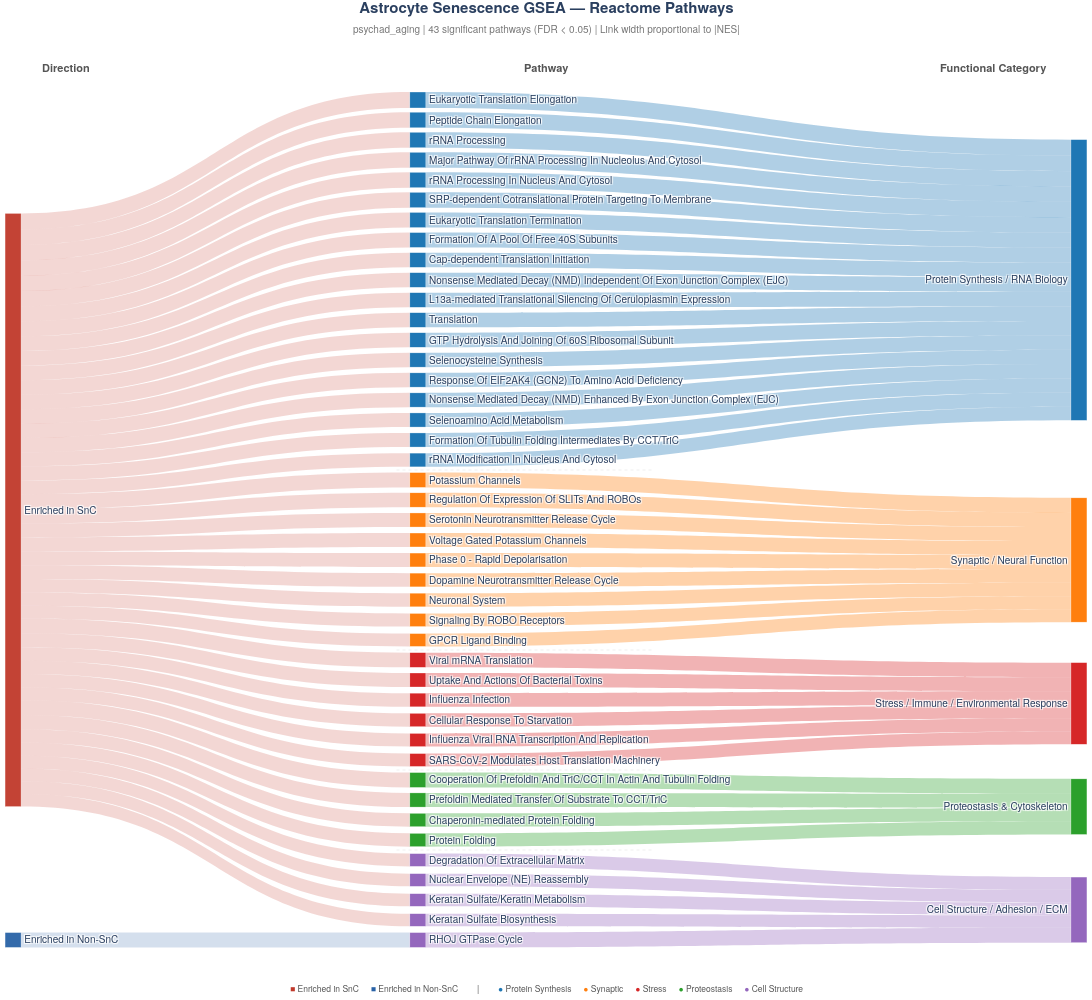

Notebook cell for this chart:
### Code cell
# ============================================================
# Step 4d: Sankey — REFINED v4 — Full pathway names
# ============================================================
import plotly.graph_objects as go
import numpy as np
import os

# --- Prepare data ---
df = sig_reactome.copy()
df['Pathway'] = df['Term'].str.replace(r'\s*R-HSA-\d+', '', regex=True)
df['Direction'] = np.where(df['NES'] > 0, 'Enriched in SnC', 'Enriched in Non-SnC')
df['NES_abs'] = df['NES'].abs()

# NO truncation — full names
df['Pathway_short'] = df['Pathway']

# --- Colors ---
cat_colors = {
    'Protein Synthesis / RNA Biology':          'rgba(31, 119, 180, 0.85)',
    'Synaptic / Neural Function':               'rgba(255, 127, 14, 0.85)',
    'Stress / Immune / Environmental Response':  'rgba(214, 39, 40, 0.85)',
    'Proteostasis & Cytoskeleton':              'rgba(44, 160, 44, 0.85)',
    'Cell Structure / Adhesion / ECM':          'rgba(148, 103, 189, 0.85)',
}
cat_colors_solid = {k: v.replace('0.85', '1.0') for k, v in cat_colors.items()}
cat_link_colors  = {k: v.replace('0.85', '0.35') for k, v in cat_colors.items()}

dir_colors = {
    'Enriched in SnC':     'rgba(192, 57, 43, 0.95)',
    'Enriched in Non-SnC': 'rgba(41, 98, 166, 0.95)',
}
dir_link_colors = {
    'Enriched in SnC':     'rgba(192, 57, 43, 0.20)',
    'Enriched in Non-SnC': 'rgba(41, 98, 166, 0.20)',
}

# --- Order pathways by category then NES ---
cat_order = [
    'Protein Synthesis / RNA Biology',
    'Synaptic / Neural Function',
    'Stress / Immune / Environmental Response',
    'Proteostasis & Cytoskeleton',
    'Cell Structure / Adhesion / ECM',
]

ordered_rows = []
for cat in cat_order:
    cat_df = df[df['Category'] == cat].sort_values('NES', ascending=False)
    ordered_rows.append(cat_df)
df_sorted = pd.concat(ordered_rows)

pathways_ordered = df_sorted['Pathway_short'].tolist()
n_pw = len(pathways_ordered)

directions = ['Enriched in SnC']
if (df['NES'] < 0).any():
    directions.append('Enriched in Non-SnC')

categories = [c for c in cat_order if c in df['Category'].values]
n_cats = len(categories)

all_nodes = directions + pathways_ordered + categories
node_idx = {name: i for i, name in enumerate(all_nodes)}

# --- Fixed positions ---
X_DIR = 0.001
X_PW  = 0.38
X_CAT = 0.999

node_x, node_y = [], []

snc_indices = [i for i, (_, row) in enumerate(df_sorted.iterrows()) if row['NES'] > 0]
nonsnc_indices = [i for i, (_, row) in enumerate(df_sorted.iterrows()) if row['NES'] < 0]

if 'Enriched in SnC' in directions:
    node_x.append(X_DIR)
    mid = np.mean(snc_indices) if snc_indices else 0.5 * n_pw
    node_y.append((mid + 0.5) / n_pw)

if 'Enriched in Non-SnC' in directions:
    node_x.append(X_DIR)
    mid = np.mean(nonsnc_indices) if nonsnc_indices else 0.5 * n_pw
    node_y.append((mid + 0.5) / n_pw)

for i in range(n_pw):
    node_x.append(X_PW)
    node_y.append((i + 0.5) / n_pw)

# Category nodes — center of mass with minimum gap enforcement
cat_centers = {}
for cat in categories:
    pw_idx = [i for i, (_, row) in enumerate(df_sorted.iterrows()) if row['Category'] == cat]
    cat_centers[cat] = (np.mean(pw_idx) + 0.5) / n_pw if pw_idx else 0.5

cat_y_positions = [cat_centers[c] for c in categories]

MIN_GAP = 0.12
for _ in range(10):
    adjusted = False
    for i in range(1, len(cat_y_positions)):
        gap = cat_y_positions[i] - cat_y_positions[i-1]
        if gap < MIN_GAP:
            shift = (MIN_GAP - gap) / 2
            cat_y_positions[i-1] -= shift
            cat_y_positions[i] += shift
            adjusted = True
    cat_y_positions = [max(0.02, min(0.98, y)) for y in cat_y_positions]
    if not adjusted:
        break

for i, cat in enumerate(categories):
    node_x.append(X_CAT)
    node_y.append(cat_y_positions[i])

# --- Build links ---
sources, targets, values, link_colors = [], [], [], []

for _, row in df_sorted.iterrows():
    nes = row['NES_abs']
    cat = row['Category']
    pw = row['Pathway_short']
    direction = row['Direction']

    sources.append(node_idx[direction])
    targets.append(node_idx[pw])
    values.append(nes)
    link_colors.append(dir_link_colors[direction])

    sources.append(node_idx[pw])
    targets.append(node_idx[cat])
    values.append(nes)
    link_colors.append(cat_link_colors[cat])

# --- Node colors ---
node_colors = []
for n in all_nodes:
    if n in dir_colors:
        node_colors.append(dir_colors[n])
    elif n in cat_colors_solid:
        node_colors.append(cat_colors_solid[n])
    else:
        match = df_sorted[df_sorted['Pathway_short'] == n]
        if len(match) > 0:
            node_colors.append(cat_colors_solid[match.iloc[0]['Category']])
        else:
            node_colors.append('rgba(150,150,150,0.8)')

# --- Figure ---
fig = go.Figure(data=[go.Sankey(
    arrangement='fixed',
    node=dict(
        pad=6,
        thickness=16,
        line=dict(color='rgba(255,255,255,0.6)', width=0.5),
        label=all_nodes,
        color=node_colors,
        x=node_x,
        y=node_y,
    ),
    link=dict(
        source=sources,
        target=targets,
        value=values,
        color=link_colors,
    )
)])

fig.update_layout(
    font=dict(size=10, family='Helvetica Neue, Helvetica, Arial, sans-serif'),
    width=1250,
    height=1000,
    paper_bgcolor='white',
    plot_bgcolor='white',
    margin=dict(l=12, r=12, t=90, b=50),
)

# Title
fig.add_annotation(
    x=0.5, y=1.06, xref='paper', yref='paper',
    text=(f'<b>Astrocyte Senescence GSEA — Reactome Pathways</b><br>'
          f'<span style="font-size:10px; color:#777">{DATASET} | '
          f'43 significant pathways (FDR < {FDR_THRESHOLD}) | Link width proportional to |NES|</span>'),
    showarrow=False, font=dict(size=15), xanchor='center', yanchor='bottom'
)

# Column headers
for xp, lab in zip(
    [X_DIR + 0.05, X_PW + 0.12, X_CAT - 0.08],
    ['<b>Direction</b>', '<b>Pathway</b>', '<b>Functional Category</b>']
):
    fig.add_annotation(
        x=xp, y=1.015, xref='paper', yref='paper',
        text=lab, showarrow=False,
        font=dict(size=11, color='#555', family='Helvetica Neue, Helvetica, Arial, sans-serif'),
        xanchor='center', yanchor='bottom'
    )

# Category group separators
pw_cat_list = df_sorted['Category'].tolist()
prev_cat = None
for i, cat in enumerate(pw_cat_list):
    if cat != prev_cat and prev_cat is not None:
        y_pos = 1 - (i / n_pw)
        fig.add_shape(
            type='line',
            x0=X_PW - 0.02, x1=X_PW + 0.22,
            y0=y_pos, y1=y_pos,
            xref='paper', yref='paper',
            line=dict(color='rgba(160,160,160,0.35)', width=0.5, dash='dot')
        )
    prev_cat = cat

# Legend
legend_parts = [
    f'<span style="color:rgb(192,57,43)">■</span> Enriched in SnC',
    f'<span style="color:rgb(41,98,166)">■</span> Enriched in Non-SnC',
    '   |   ',
]
for cat in categories:
    rgb = cat_colors_solid[cat].replace('rgba', 'rgb').rsplit(',', 1)[0] + ')'
    short_name = cat.split('/')[0].strip() if '/' in cat else cat.split('&')[0].strip()
    legend_parts.append(f'<span style="color:{rgb}">●</span> {short_name}')

fig.add_annotation(
    x=0.5, y=-0.035, xref='paper', yref='paper',
    text='     '.join(legend_parts), showarrow=False,
    font=dict(size=8.5, color='#555', family='Helvetica Neue, Helvetica, Arial, sans-serif'),
    xanchor='center', yanchor='top'
)

fig.show()

# --- Export ---
os.makedirs(FIGURES_DIR, exist_ok=True)
db_short = 'reactome'
base = FIGURES_DIR / f'{DATASET}_{CELL_TYPE.lower()}_{db_short}_gsea_sankey'

fig.write_html(str(base.with_suffix('.html')))
fig.write_image(str(base.with_suffix('.svg')), format='svg', scale=2)
fig.write_image(str(base.with_suffix('.pdf')), format='pdf', scale=2)

print(f"✅ Exported:")
print(f"   {base.with_suffix('.html').name}")
print(f"   {base.with_suffix('.svg').name}")
print(f"   {base.with_suffix('.pdf').name}")

### Figure 1 — Plotly figure (JSON) as saved in the notebook; plotly's stock layout.template omitted (floating-point values rounded to 4 significant figures)
{"data": [{"arrangement": "fixed", "link": {"color": ["rgba(192, 57, 43, 0.20)", "rgba(31, 119, 180, 0.35)", "rgba(192, 57, 43, 0.20)", "rgba(31, 119, 180, 0.35)", "rgba(192, 57, 43, 0.20)", "rgba(31, 119, 180, 0.35)", "rgba(192, 57, 43, 0.20)", "rgba(31, 119, 180, 0.35)", "rgba(192, 57, 43, 0.20)", "rgba(31, 119, 180, 0.35)", "rgba(192, 57, 43, 0.20)", "rgba(31, 119, 180, 0.35)", "rgba(192, 57, 43, 0.20)", "rgba(31, 119, 180, 0.35)", "rgba(192, 57, 43, 0.20)", "rgba(31, 119, 180, 0.35)", "rgba(192, 57, 43, 0.20)", "rgba(31, 119, 180, 0.35)", "rgba(192, 57, 43, 0.20)", "rgba(31, 119, 180, 0.35)", "rgba(192, 57, 43, 0.20)", "rgba(31, 119, 180, 0.35)", "rgba(192, 57, 43, 0.20)", "rgba(31, 119, 180, 0.35)", "rgba(192, 57, 43, 0.20)", "rgba(31, 119, 180, 0.35)", "rgba(192, 57, 43, 0.20)", "rgba(31, 119, 180, 0.35)", "rgba(192, 57, 43, 0.20)", "rgba(31, 119, 180, 0.35)", "rgba(192, 57, 43, 0.20)", "rgba(31, 119, 180, 0.35)", "rgba(192, 57, 43, 0.20)", "rgba(31, 119, 180, 0.35)", "rgba(192, 57, 43, 0.20)", "rgba(31, 119, 180, 0.35)", "rgba(192, 57, 43, 0.20)", "rgba(31, 119, 180, 0.35)", "rgba(192, 57, 43, 0.20)", "rgba(255, 127, 14, 0.35)", "rgba(192, 57, 43, 0.20)", "rgba(255, 127, 14, 0.35)", "rgba(192, 57, 43, 0.20)", "rgba(255, 127, 14, 0.35)", "rgba(192, 57, 43, 0.20)", "rgba(255, 127, 14, 0.35)", "rgba(192, 57, 43, 0.20)", "rgba(255, 127, 14, 0.35)", "rgba(192, 57, 43, 0.20)", "rgba(255, 127, 14, 0.35)", "rgba(192, 57, 43, 0.20)", "rgba(255, 127, 14, 0.35)", "rgba(192, 57, 43, 0.20)", "rgba(255, 127, 14, 0.35)", "rgba(192, 57, 43, 0.20)", "rgba(255, 127, 14, 0.35)", "rgba(192, 57, 43, 0.20)", "rgba(214, 39, 40, 0.35)", "rgba(192, 57, 43, 0.20)", "rgba(214, 39, 40, 0.35)", "rgba(192, 57, 43, 0.20)", "rgba(214, 39, 40, 0.35)", "rgba(192, 57, 43, 0.20)", "rgba(214, 39, 40, 0.35)", "rgba(192, 57, 43, 0.20)", "rgba(214, 39, 40, 0.35)", "rgba(192, 57, 43, 0.20)", "rgba(214, 39, 40, 0.35)", "rgba(192, 57, 43, 0.20)", "rgba(44, 160, 44, 0.35)", "rgba(192, 57, 43, 0.20)", "rgba(44, 160, 44, 0.35)", "rgba(192, 57, 43, 0.20)", "rgba(44, 160, 44, 0.35)", "rgba(192, 57, 43, 0.20)", "rgba(44, 160, 44, 0.35)", "rgba(192, 57, 43, 0.20)", "rgba(148, 103, 189, 0.35)", "rgba(192, 57, 43, 0.20)", "rgba(148, 103, 189, 0.35)", "rgba(192, 57, 43, 0.20)", "rgba(148, 103, 189, 0.35)", "rgba(192, 57, 43, 0.20)", "rgba(148, 103, 189, 0.35)", "rgba(41, 98, 166, 0.20)", "rgba(148, 103, 189, 0.35)"], "source": [0, 2, 0, 3, 0, 4, 0, 5, 0, 6, 0, 7, 0, 8, 0, 9, 0, 10, 0, 11, 0, 12, 0, 13, 0, 14, 0, 15, 0, 16, 0, 17, 0, 18, 0, 19, 0, 20, 0, 21, 0, 22, 0, 23, 0, 24, 0, 25, 0, 26, 0, 27, 0, 28, 0, 29, 0, 30, 0, 31, 0, 32, 0, 33, 0, 34, 0, 35, 0, 36, 0, 37, 0, 38, 0, 39, 0, 40, 0, 41, 0, 42, 0, 43, 1, 44], "target": [2, 45, 3, 45, 4, 45, 5, 45, 6, 45, 7, 45, 8, 45, 9, 45, 10, 45, 11, 45, 12, 45, 13, 45, 14, 45, 15, 45, 16, 45, 17, 45, 18, 45, 19, 45, 20, 45, 21, 46, 22, 46, 23, 46, 24, 46, 25, 46, 26, 46, 27, 46, 28, 46, 29, 46, 30, 47, 31, 47, 32, 47, 33, 47, 34, 47, 35, 47, 36, 48, 37, 48, 38, 48, 39, 48, 40, 49, 41, 49, 42, 49, 43, 49, 44, 49], "value": [2.168, 2.168, 2.109, 2.109, 2.091, 2.091, 2.082, 2.082, 2.081, 2.081, 2.072, 2.072, 2.054, 2.054, 2.019, 2.019, 1.993, 1.993, 1.986, 1.986, 1.985, 1.985, 1.982, 1.982, 1.972, 1.972, 1.942, 1.942, 1.941, 1.941, 1.938, 1.938, 1.921, 1.921, 1.915, 1.915, 1.865, 1.865, 2.011, 2.011, 1.953, 1.953, 1.912, 1.912, 1.893, 1.893, 1.882, 1.882, 1.863, 1.863, 1.847, 1.847, 1.777, 1.777, 1.744, 1.744, 1.992, 1.992, 1.901, 1.901, 1.849, 1.849, 1.81, 1.81, 1.787, 1.787, 1.749, 1.749, 2.019, 2.019, 1.927, 1.927, 1.811, 1.811, 1.799, 1.799, 1.734, 1.734, 1.727, 1.727, 1.717, 1.717, 1.713, 1.713, 2.016, 2.016]}, "node": {"color": ["rgba(192, 57, 43, 0.95)", "rgba(41, 98, 166, 0.95)", "rgba(31, 119, 180, 1.0)", "rgba(31, 119, 180, 1.0)", "rgba(31, 119, 180, 1.0)", "rgba(31, 119, 180, 1.0)", "rgba(31, 119, 180, 1.0)", "rgba(31, 119, 180, 1.0)", "rgba(31, 119, 180, 1.0)", "rgba(31, 119, 180, 1.0)", "rgba(31, 119, 180, 1.0)", "rgba(31, 119, 180, 1.0)", "rgba(31, 119, 180, 1.0)", "rgba(31, 119, 180, 1.0)", "rgba(31, 119, 180, 1.0)", "rgba(31, 119, 180, 1.0)", "rgba(31, 119, 180, 1.0)", "rgba(31, 119, 180, 1.0)", "rgba(31, 119, 180, 1.0)", "rgba(31, 119, 180, 1.0)", "rgba(31, 119, 180, 1.0)", "rgba(255, 127, 14, 1.0)", "rgba(255, 127, 14, 1.0)", "rgba(255, 127, 14, 1.0)", "rgba(255, 127, 14, 1.0)", "rgba(255, 127, 14, 1.0)", "rgba(255, 127, 14, 1.0)", "rgba(255, 127, 14, 1.0)", "rgba(255, 127, 14, 1.0)", "rgba(255, 127, 14, 1.0)", "rgba(214, 39, 40, 1.0)", "rgba(214, 39, 40, 1.0)", "rgba(214, 39, 40, 1.0)", "rgba(214, 39, 40, 1.0)", "rgba(214, 39, 40, 1.0)", "rgba(214, 39, 40, 1.0)", "rgba(44, 160, 44, 1.0)", "rgba(44, 160, 44, 1.0)", "rgba(44, 160, 44, 1.0)", "rgba(44, 160, 44, 1.0)", "rgba(148, 103, 189, 1.0)", "rgba(148, 103, 189, 1.0)", "rgba(148, 103, 189, 1.0)", "rgba(148, 103, 189, 1.0)", "rgba(148, 103, 189, 1.0)", "rgba(31, 119, 180, 1.0)", "rgba(255, 127, 14, 1.0)", "rgba(214, 39, 40, 1.0)", "rgba(44, 160, 44, 1.0)", "rgba(148, 103, 189, 1.0)"], "label": ["Enriched in SnC", "Enriched in Non-SnC", "Eukaryotic Translation Elongation", "Peptide Chain Elongation", "rRNA Processing", "Major Pathway Of rRNA Processing In Nucleolus And Cytosol", "rRNA Processing In Nucleus And Cytosol", "SRP-dependent Cotranslational Protein Targeting To Membrane", "Eukaryotic Translation Termination", "Formation Of A Pool Of Free 40S Subunits", "Cap-dependent Translation Initiation", "Nonsense Mediated Decay (NMD) Independent Of Exon Junction Complex (EJC)", "L13a-mediated Translational Silencing Of Ceruloplasmin Expression", "Translation", "GTP Hydrolysis And Joining Of 60S Ribosomal Subunit", "Selenocysteine Synthesis", "Response Of EIF2AK4 (GCN2) To Amino Acid Deficiency", "Nonsense Mediated Decay (NMD) Enhanced By Exon Junction Complex (EJC)", "Selenoamino Acid Metabolism", "Formation Of Tubulin Folding Intermediates By CCT/TriC", "rRNA Modification In Nucleus And Cytosol", "Potassium Channels", "Regulation Of Expression Of SLITs And ROBOs", "Serotonin Neurotransmitter Release Cycle", "Voltage Gated Potassium Channels", "Phase 0 - Rapid Depolarisation", "Dopamine Neurotransmitter Release Cycle", "Neuronal System", "Signaling By ROBO Receptors", "GPCR Ligand Binding", "Viral mRNA Translation", "Uptake And Actions Of Bacterial Toxins", "Influenza Infection", "Cellular Response To Starvation", "Influenza Viral RNA Transcription And Replication", "SARS-CoV-2 Modulates Host Translation Machinery", "Cooperation Of Prefoldin And TriC/CCT In Actin And Tubulin Folding", "Prefoldin Mediated Transfer Of Substrate To CCT/TriC", "Chaperonin-mediated Protein Folding", "Protein Folding", "Degradation Of Extracellular Matrix", "Nuclear Envelope (NE) Reassembly", "Keratan Sulfate/Keratin Metabolism", "Keratan Sulfate Biosynthesis", "RHOJ GTPase Cycle", "Protein Synthesis / RNA Biology", "Synaptic / Neural Function", "Stress / Immune / Environmental Response", "Proteostasis & Cytoskeleton", "Cell Structure / Adhesion / ECM"], "line": {"color": "rgba(255,255,255,0.6)", "width": 0.5}, "pad": 6, "thickness": 16, "x": [0.001, 0.001, 0.38, 0.38, 0.38, 0.38, 0.38, 0.38, 0.38, 0.38, 0.38, 0.38, 0.38, 0.38, 0.38, 0.38, 0.38, 0.38, 0.38, 0.38, 0.38, 0.38, 0.38, 0.38, 0.38, 0.38, 0.38, 0.38, 0.38, 0.38, 0.38, 0.38, 0.38, 0.38, 0.38, 0.38, 0.38, 0.38, 0.38, 0.38, 0.38, 0.38, 0.38, 0.38, 0.38, 0.999, 0.999, 0.999, 0.999, 0.999], "y": [0.4884, 0.9884, 0.01163, 0.03488, 0.05814, 0.0814, 0.1047, 0.1279, 0.1512, 0.1744, 0.1977, 0.2209, 0.2442, 0.2674, 0.2907, 0.314, 0.3372, 0.3605, 0.3837, 0.407, 0.4302, 0.4535, 0.4767, 0.5, 0.5233, 0.5465, 0.5698, 0.593, 0.6163, 0.6395, 0.6628, 0.686, 0.7093, 0.7326, 0.7558, 0.7791, 0.8023, 0.8256, 0.8488, 0.8721, 0.8953, 0.9186, 0.9419, 0.9651, 0.9884, 0.2209, 0.5465, 0.7133, 0.8333, 0.9533]}, "type": "sankey"}], "layout": {"annotations": [{"font": {"size": 15}, "showarrow": false, "text": "<b>Astrocyte Senescence GSEA — Reactome Pathways</b><br><span style=\"font-size:10px; color:#777\">psychad_aging | 43 significant pathways (FDR < 0.05) | Link width proportional to |NES|</span>", "x": 0.5, "xanchor": "center", "xref": "paper", "y": 1.06, "yanchor": "bottom", "yref": "paper"}, {"font": {"color": "#555", "family": "Helvetica Neue, Helvetica, Arial, sans-serif", "size": 11}, "showarrow": false, "text": "<b>Direction</b>", "x": 0.051, "xanchor": "center", "xref": "paper", "y": 1.015, "yanchor": "bottom", "yref": "paper"}, {"font": {"color": "#555", "family": "Helvetica Neue, Helvetica, Arial, sans-serif", "size": 11}, "showarrow": false, "text": "<b>Pathway</b>", "x": 0.5, "xanchor": "center", "xref": "paper", "y": 1.015, "yanchor": "bottom", "yref": "paper"}, {"font": {"color": "#555", "family": "Helvetica Neue, Helvetica, Arial, sans-serif", "size": 11}, "showarrow": false, "text": "<b>Functional Category</b>", "x": 0.919, "xanchor": "center", "xref": "paper", "y": 1.015, "yanchor": "bottom", "yref": "paper"}, {"font": {"color": "#555", "family": "Helvetica Neue, Helvetica, Arial, sans-serif", "size": 8.5}, "showarrow": false, "text": "<span style=\"color:rgb(192,57,43)\">■</span> Enriched in SnC     <span style=\"color:rgb(41,98,166)\">■</span> Enriched in Non-SnC        |        <span style=\"color:rgb(31, 119, 180)\">●</span> Protein Synthesis     <span style=\"color:rgb(255, 127, 14)\">●</span> Synaptic     <span style=\"color:rgb(214, 39, 40)\">●</span> Stress     <span style=\"color:rgb(44, 160, 44)\">●</span> Proteostasis     <span style=\"color:rgb(148, 103, 189)\">●</span> Cell Structure", "x": 0.5, "xanchor": "center", "xref": "paper", "y": -0.035, "yanchor": "top", "yref": "paper"}], "font": {"family": "Helvetica Neue, Helvetica, Arial, sans-serif", "size": 10}, "height": 1000, "margin": {"b": 50, "l": 12, "r": 12, "t": 90}, "paper_bgcolor": "white", "plot_bgcolor": "white", "shapes": [{"line": {"color": "rgba(160,160,160,0.35)", "dash": "dot", "width": 0.5}, "type": "line", "x0": 0.36, "x1": 0.6, "xref": "paper", "y0": 0.5581, "y1": 0.5581, "yref": "paper"}, {"line": {"color": "rgba(160,160,160,0.35)", "dash": "dot", "width": 0.5}, "type": "line", "x0": 0.36, "x1": 0.6, "xref": "paper", "y0": 0.3488, "y1": 0.3488, "yref": "paper"}, {"line": {"color": "rgba(160,160,160,0.35)", "dash": "dot", "width": 0.5}, "type": "line", "x0": 0.36, "x1": 0.6, "xref": "paper", "y0": 0.2093, "y1": 0.2093, "yref": "paper"}, {"line": {"color": "rgba(160,160,160,0.35)", "dash": "dot", "width": 0.5}, "type": "line", "x0": 0.36, "x1": 0.6, "xref": "paper", "y0": 0.1163, "y1": 0.1163, "yref": "paper"}], "width": 1250}}
